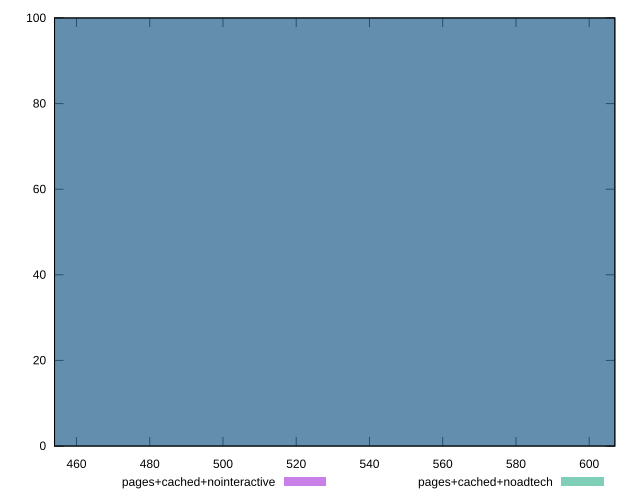

Reproduce this figure in gnuplot.
reset
set terminal svg size 640, 500
set output "reprap/uses-rel-preload/comparison/histogram/3_vs_4.svg"

$pagesCachedNointeractive <<EOF
527.3787443405424 100
EOF

$pagesCachedNoadtech <<EOF
527.3787443405424 100
EOF

set key outside below
set boxwidth 175.7929147801808
set yrange [0:100]
set style fill transparent solid 0.5 noborder

plot \
  $pagesCachedNointeractive title "pages+cached+nointeractive" with boxes, \
  $pagesCachedNoadtech title "pages+cached+noadtech" with boxes, \


reset
